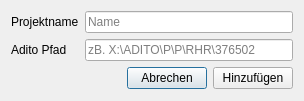
<?xml version="1.0" encoding="UTF-8"?>
<ui version="4.0">
 <class>projectWidget</class>
 <widget class="QDialog" name="projectWidget">
  <property name="geometry">
   <rect>
    <x>0</x>
    <y>0</y>
    <width>304</width>
    <height>101</height>
   </rect>
  </property>
  <property name="windowTitle">
   <string>Projekt hinzufügen</string>
  </property>
  <layout class="QVBoxLayout" name="verticalLayout">
   <item>
    <layout class="QGridLayout" name="gridLayout">
     <item row="1" column="1">
      <widget class="QLineEdit" name="aditoPath">
       <property name="placeholderText">
        <string>zB. X:\ADITO\P\P\RHR\376502</string>
       </property>
      </widget>
     </item>
     <item row="0" column="0">
      <widget class="QLabel" name="label">
       <property name="text">
        <string>Projektname</string>
       </property>
      </widget>
     </item>
     <item row="0" column="1">
      <widget class="QLineEdit" name="projectName">
       <property name="placeholderText">
        <string>Name</string>
       </property>
      </widget>
     </item>
     <item row="1" column="0">
      <widget class="QLabel" name="label_2">
       <property name="text">
        <string>Adito Pfad</string>
       </property>
      </widget>
     </item>
    </layout>
   </item>
   <item>
    <layout class="QHBoxLayout" name="horizontalLayout">
     <item>
      <spacer name="horizontalSpacer">
       <property name="orientation">
        <enum>Qt::Horizontal</enum>
       </property>
       <property name="sizeHint" stdset="0">
        <size>
         <width>40</width>
         <height>20</height>
        </size>
       </property>
      </spacer>
     </item>
     <item>
      <widget class="QPushButton" name="pushButton_Break">
       <property name="text">
        <string>Abrechen</string>
       </property>
      </widget>
     </item>
     <item>
      <widget class="QPushButton" name="pushButton_OK">
       <property name="text">
        <string>Hinzufügen</string>
       </property>
      </widget>
     </item>
    </layout>
   </item>
  </layout>
 </widget>
 <tabstops>
  <tabstop>projectName</tabstop>
  <tabstop>aditoPath</tabstop>
  <tabstop>pushButton_OK</tabstop>
  <tabstop>pushButton_Break</tabstop>
 </tabstops>
 <resources/>
 <connections/>
</ui>
